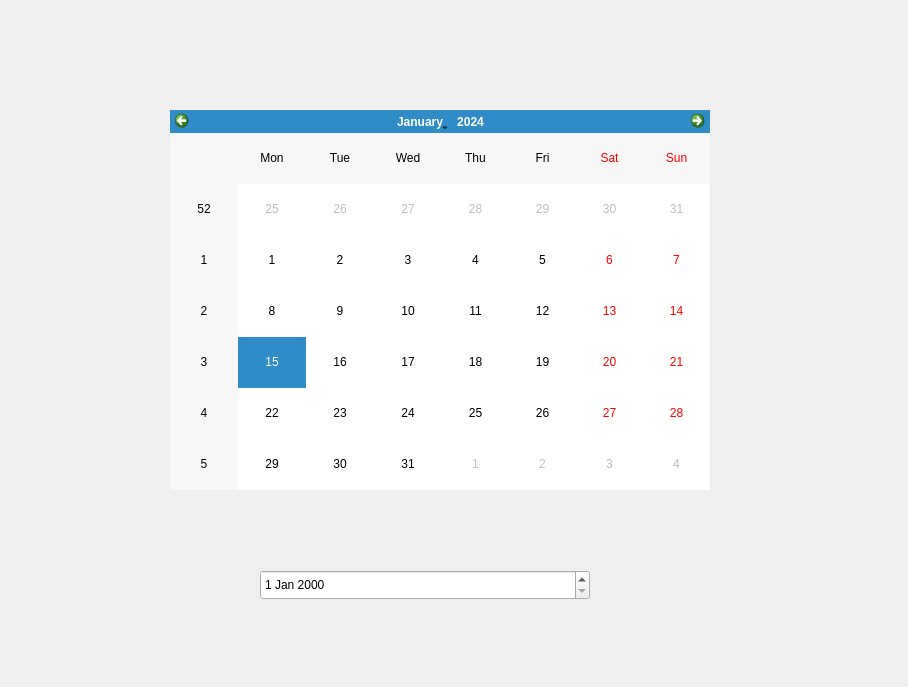
<?xml version="1.0" encoding="UTF-8"?>
<ui version="4.0">
 <class>Dialog</class>
 <widget class="QDialog" name="Dialog">
  <property name="geometry">
   <rect>
    <x>0</x>
    <y>0</y>
    <width>908</width>
    <height>687</height>
   </rect>
  </property>
  <property name="windowTitle">
   <string>Dialog</string>
  </property>
  <widget class="QCalendarWidget" name="calendarWidget">
   <property name="geometry">
    <rect>
     <x>170</x>
     <y>110</y>
     <width>540</width>
     <height>380</height>
    </rect>
   </property>
  </widget>
  <widget class="QDateEdit" name="dateEdit">
   <property name="geometry">
    <rect>
     <x>260</x>
     <y>570</y>
     <width>330</width>
     <height>30</height>
    </rect>
   </property>
  </widget>
 </widget>
 <resources/>
 <connections/>
</ui>
